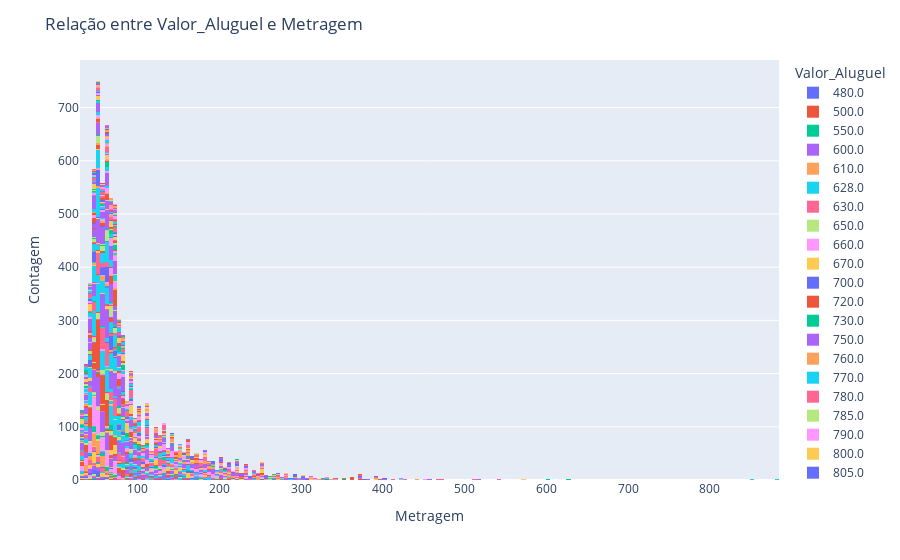

Notebook code for this chart:
### Code cell
# C) A seguir faremos a análise bivariada:
# Abaixo um questionameno para análise:
# O que mais influenciará no valor do auguel? a Metragem ou quantidade de quartos?
# Variável 'Metragem' x 'Valor_Aluguel':
fig = px.histogram(df, x='Metragem', color='Valor_Aluguel', barmode='stack')

# Layout
fig.update_layout(title='Relação entre Valor_Aluguel e Metragem',
                  xaxis_title='Metragem',
                  yaxis_title='Contagem',
                  legend_title='Valor_Aluguel')
fig.show()
